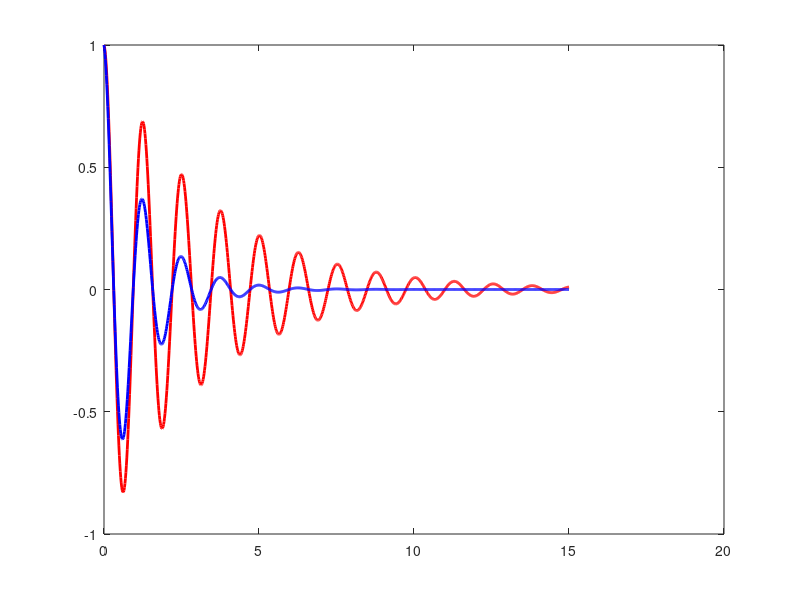

The MATLAB source for this figure:
clear;
osc='exp(-gamma*t).*cos(omega*t)';
omega = 5;
gamma=0.3;
t=linspace(0,15,1000);
plot(t,eval(osc),'r','LineWidth',2)
hold on
gamma=0.8;
plot(t,eval(osc),'b','LineWidth',2)